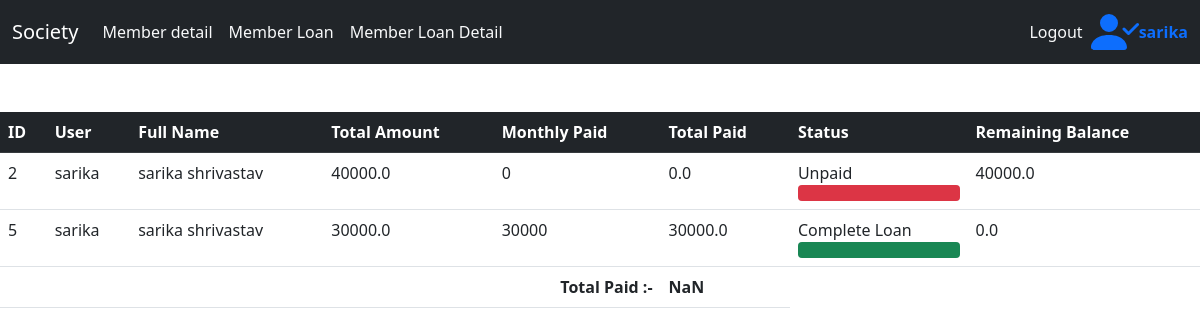
Page /memberloan (signed in) on the committed database.
### admin_app/models.py (models this page shows, shortened)
class Loan(models.Model):
        user=models.ForeignKey(User,on_delete=models.CASCADE,null=True)
        full_name=models.ForeignKey(Member, on_delete=models.CASCADE)
        month =models.CharField(choices=MONTH_CHOICES, max_length=100,default=True)
        total_amounts=models.FloatField(null=True,default=True)
        monthly_pay=models.IntegerField()
        total_paid=models.IntegerField(default=True)
        status=models.CharField(choices=STATUS_CHOICES,max_length=100)
        remaining_balance=models.IntegerField()
        @property
        def remaining_balance(self):
                if(self.total_amounts != None):
                        remaining_balance= self.total_amounts - self.monthly_pay
                        return remaining_balance
        def total_paid(self):
                if(self.total_amounts != None):
                        total_paid = self.total_amounts - self.remaining_balance
                        return total_paid

class Member(models.Model):
        user=models.ForeignKey(User,on_delete=models.CASCADE,null=True)
        full_name=models.CharField(max_length=100)
        date_of_birth=models.DateField(auto_now_add=False,auto_now=False,blank=True)
        mobile_no=models.IntegerField()
        email_id=models.EmailField()
        address=models.TextField()
        aadhar_card_number=models.IntegerField()
        pan_card_number=models.CharField(max_length=100)
        aadhar_card_upload=models.ImageField(upload_to="images")
        pan_card_upload=models.ImageField(upload_to="images")
        member_loan_choice=MultiSelectField(choices=MEMBER_CHOICES,max_length=50)
        def __str__(self):
            return self.full_name

### admin_app/views.py (the view)
# urls.py: path('memberloan',views.memberloan,name='memberloan'),
@login_required
def memberloan(request):
    read=Loan.objects.filter(user=request.user)
    return render(request,'memberloanread.html',{'read':read})

### templates/memberloanread.html (shortened to what this page needs)
{% extends 'userbase.html' %}
{% block content %}
<br>
<br>
<table class="table">
    <tr class="table-dark">
 <th >ID</th>
 <th>User</th>
 <th >Full Name</th>
 <th >Total Amount</th>
 <th >Monthly Paid</th>
 <th >Total Paid</th>
 <th >Status</th>
 <th >Remaining Balance</th>
 {% for i in read %}
 <tr>
   <td>{{i.id}}</td>
   <td>{{i.user}}</td>
   <td>{{i.full_name}}</td>
       <td>{{i.total_amounts}}</td>
       <td>{{i.monthly_pay}}</td>
       <td id="6">{{i.total_paid}}</td>
       <td>{{i.status}}
     {% if i.status == 'Unpaid' %}
        <div class="progress">
         <div class="progress-bar bg-danger" role="progressbar" style="width:100%" aria-valuenow="20" aria-valuemin="0" aria-valuemax="100"></div>
     </div>
     {% endif %}
     {% if i.status == 'Complete Loan' %}
        <div class="progress">
         <div class="progress-bar bg-success" role="progressbar" style="width:100%" aria-valuenow="20" aria-valuemin="0" aria-valuemax="100"></div>
     </div>
     {% endif %}
       </td>
       <td>{{i.remaining_balance}}</td>
       </tr>
    {% endfor %}
    <tr>
        <td colspan="5" style="font-weight: bold; text-align: right;">Total Paid :-</td>
        <td id="totalamount" style="font-weight: bold;"></td>
    </tr>
</table>
{% endblock %}

### templates/userbase.html (shortened to what this page needs)
<!doctype html>
<html lang="en">
  <head>
    <link href="https://cdn.jsdelivr.net/npm/bootstrap@5.0.0/dist/css/bootstrap.min.css" rel="stylesheet">
  </head>
  <body>
     <nav class="navbar navbar-expand-lg navbar-dark bg-dark text-light">
        <div class="container-fluid">
          <a class="navbar-brand" href="#">Society</a>
          <div class="collapse navbar-collapse" id="navbarSupportedContent">
            <ul class="navbar-nav me-auto mb-2 mb-lg-0">
              <li class="nav-item">
                <li><a class="nav-link text-light" href="{% url 'memberread' %}">Member detail</a></li>
                <li><a class="nav-link text-light" href="{% url 'memberloan' %}">Member Loan</a></li>
                <li><a class="nav-link text-light" href="{% url 'loansocietyread' %}">Member Loan Detail</a></li>
              </li>
           </ul>
        <ul class="navbar-nav my-2 my-lg-0">
          <li><a class="nav-link text-light" href="{% url 'login' %}">Logout</a></li>
      </ul>
      {%if request.user.is_authenticated%}
        <strong class="text-primary">
          {{request.user}}</strong>
        {%endif%}
      </nav>
      {% block content %}{% endblock %}
  </body>
</html>

### rows in the picture
Loan: id "2", user "sarika", full_name "sarika shrivastav", total_amounts "40000.0", monthly_pay "0", total_paid "0.0", status "Unpaid", remaining_balance "40000.0"
Loan: id "5", user "sarika", full_name "sarika shrivastav", total_amounts "30000.0", monthly_pay "30000", total_paid "30000.0", status "Complete Loan", remaining_balance "0.0"

### other values in the picture
{{ request.user }} "sarika"
